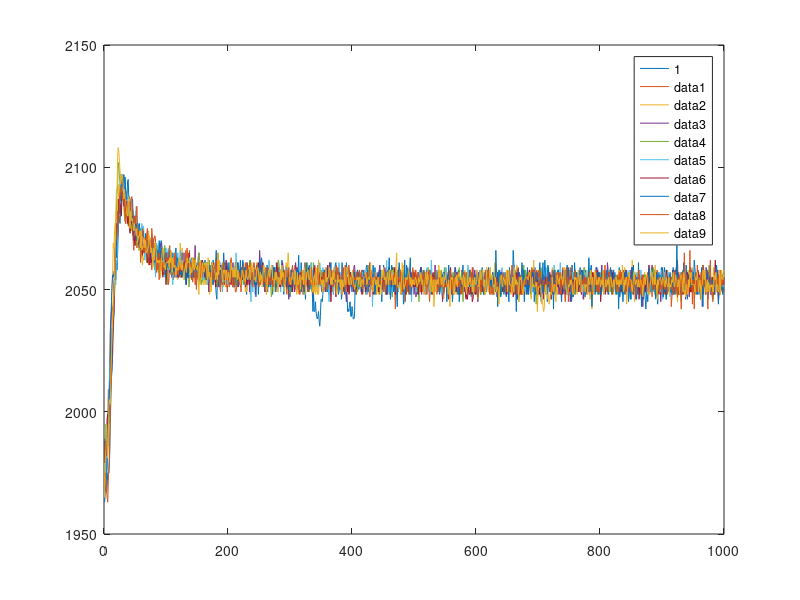
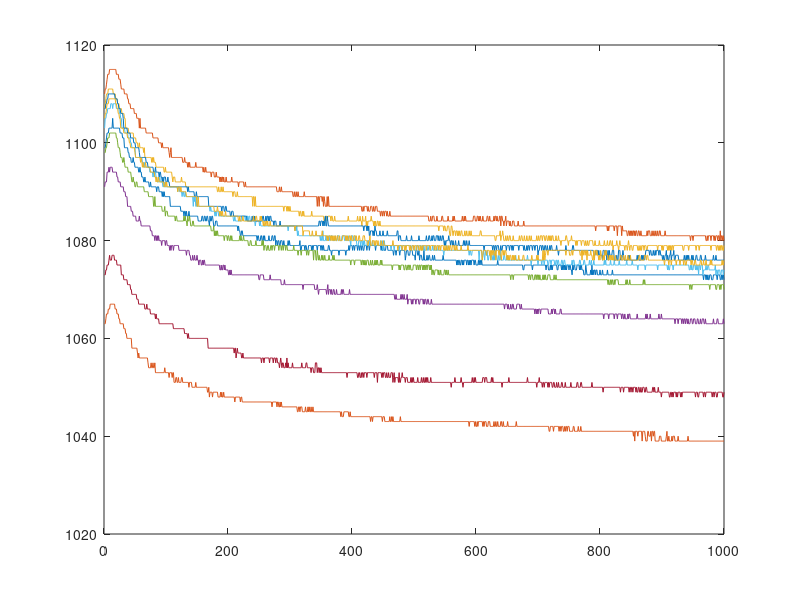
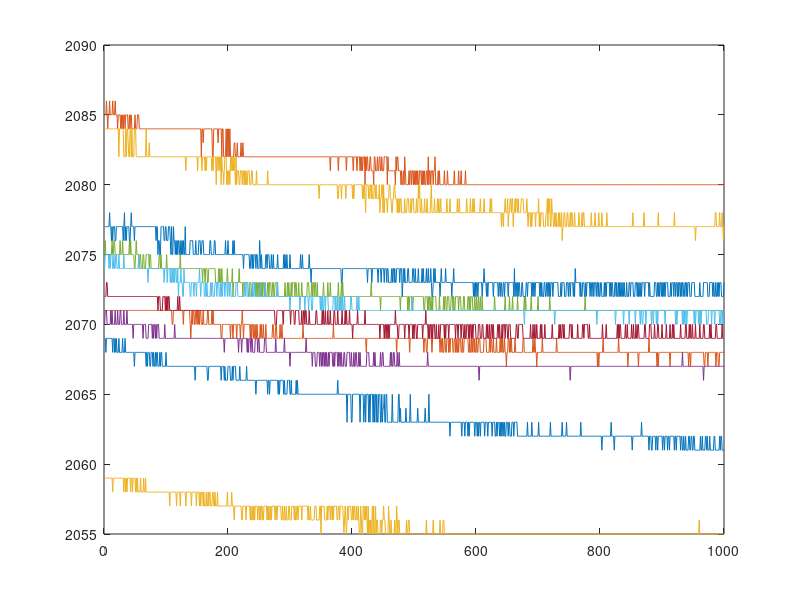

Here is the MATLAB script that generated these plots, in order:
clear all;
close all;

testtime=30;

arc1=load('car_sponge_101_01_HOLD.mat');
arc2=load('car_sponge_101_02_HOLD.mat');
arc3=load('car_sponge_101_03_HOLD.mat');
arc4=load('car_sponge_101_04_HOLD.mat');
arc5=load('car_sponge_101_05_HOLD.mat');
arc6=load('car_sponge_101_06_HOLD.mat');
arc7=load('car_sponge_101_07_HOLD.mat');
arc8=load('car_sponge_101_08_HOLD.mat');
arc9=load('car_sponge_101_09_HOLD.mat');
arc10=load('car_sponge_101_10_HOLD.mat');

arc1V=arc1.F0pac(2,:);
arc2V=arc2.F0pac(2,:);
arc3V=arc3.F0pac(2,:);
arc4V=arc4.F0pac(2,:);
arc5V=arc5.F0pac(2,:);
arc6V=arc6.F0pac(2,:);
arc7V=arc7.F0pac(2,:);
arc8V=arc8.F0pac(2,:);
arc9V=arc9.F0pac(2,:);
arc10V=arc10.F0pac(2,:);

TV=[arc1V(testtime),arc2V(testtime),arc3V(testtime),arc4V(testtime),arc5V(testtime),arc6V(testtime),arc7V(testtime),arc8V(testtime),arc9V(testtime),arc10V(testtime)].';

arc1P=arc1.F0pdc.';
arc2P=arc2.F0pdc.';
arc3P=arc3.F0pdc.';
arc4P=arc4.F0pdc.';
arc5P=arc5.F0pdc.';
arc6P=arc6.F0pdc.';
arc7P=arc7.F0pdc.';
arc8P=arc8.F0pdc.';
arc9P=arc9.F0pdc.';
arc10P=arc10.F0pdc.';
TP=[arc1P(testtime),arc2P(testtime),arc3P(testtime),arc4P(testtime),arc5P(testtime),arc6P(testtime),arc7P(testtime),arc8P(testtime),arc9P(testtime),arc10P(testtime)].';

arc1T=arc1.F0tdc.';
arc2T=arc2.F0tdc.';
arc3T=arc3.F0tdc.';
arc4T=arc4.F0tdc.';
arc5T=arc5.F0tdc.';
arc6T=arc6.F0tdc.';
arc7T=arc7.F0tdc.';
arc8T=arc8.F0tdc.';
arc9T=arc9.F0tdc.';
arc10T=arc10.F0tdc.';
TT=[arc1T(testtime),arc2T(testtime),arc3T(testtime),arc4T(testtime),arc5T(testtime),arc6T(testtime),arc7T(testtime),arc8T(testtime),arc9T(testtime),arc10T(testtime)].';

Tall=[TV,TP,TT];
figure(1)
plot(arc1V);hold on;
legend('1');
plot(arc2V);hold on;
plot(arc3V);hold on;
plot(arc4V);hold on;
plot(arc5V);hold on;
plot(arc6V);hold on;
plot(arc7V);hold on;
plot(arc8V);hold on;
plot(arc9V);hold on;
plot(arc10V);hold on;

figure(2)
plot(arc1P);hold on;
plot(arc2P);hold on;
plot(arc3P);hold on;
plot(arc4P);hold on;
plot(arc5P);hold on;
plot(arc6P);hold on;
plot(arc7P);hold on;
plot(arc8P);hold on;
plot(arc9P);hold on;
plot(arc10P);hold on;

figure(3)
plot(arc1T);hold on;
plot(arc2T);hold on;
plot(arc3T);hold on;
plot(arc4T);hold on;
plot(arc5T);hold on;
plot(arc6T);hold on;
plot(arc7T);hold on;
plot(arc8T);hold on;
plot(arc9T);hold on;
plot(arc10T);hold on;



